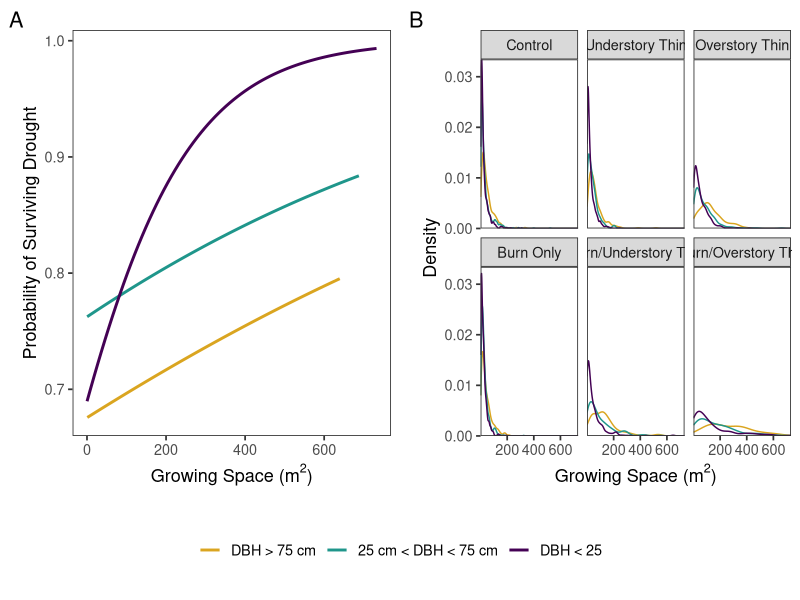
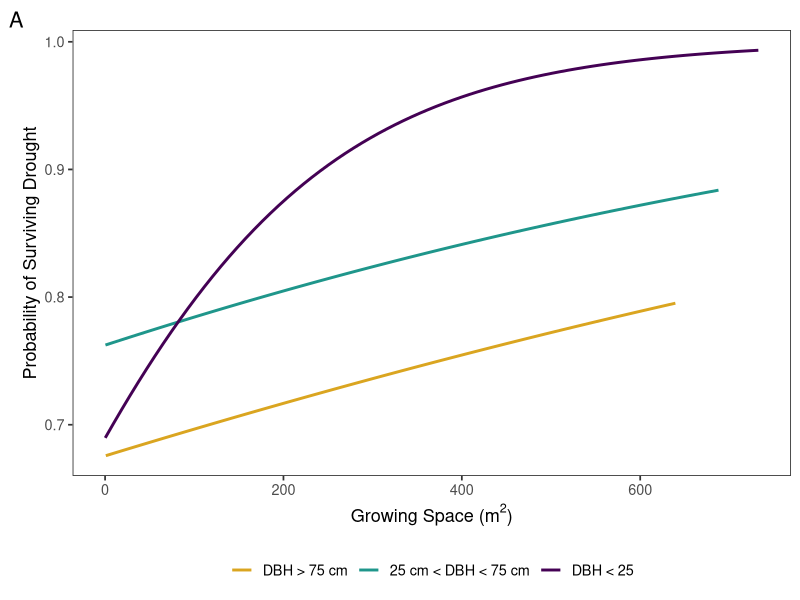
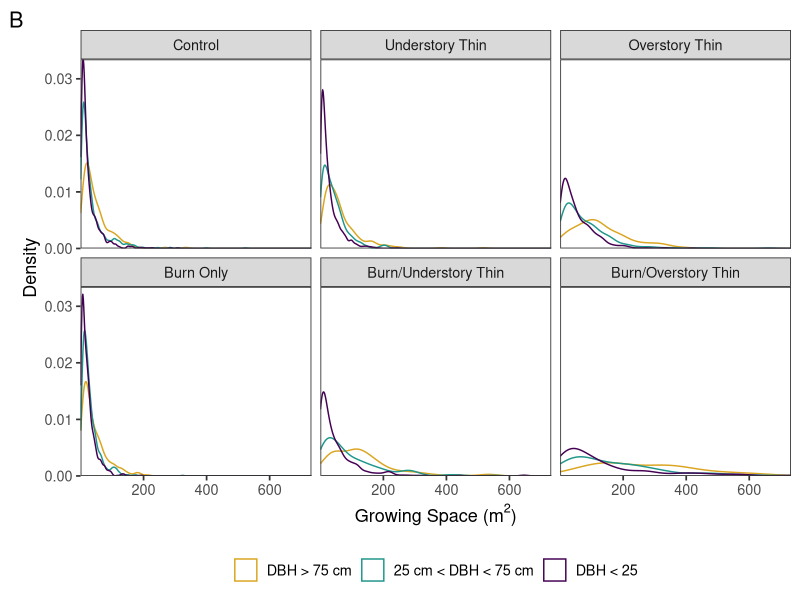
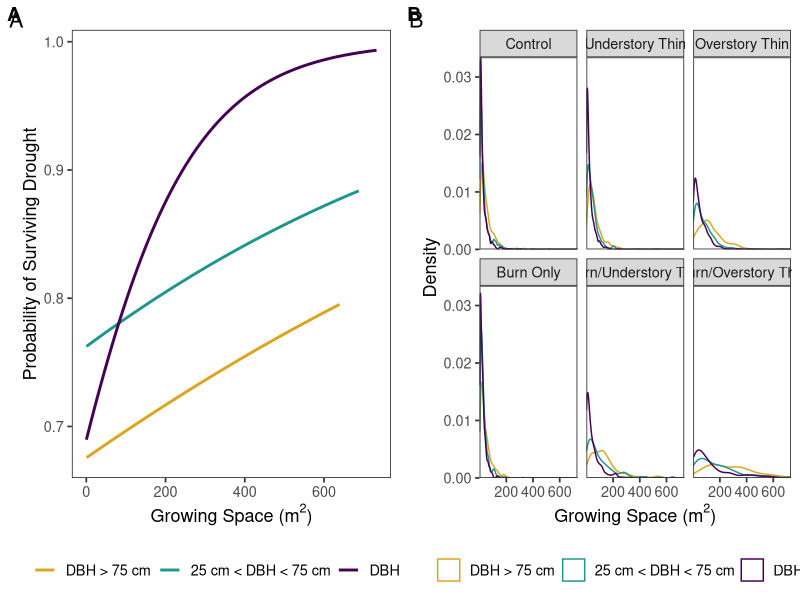

These figures' R source, in order:
#Set working directory
setwd("C:/Users/maris/Desktop/TEAK Carbon Manuscript Code (Feb)")
library(ggplot2)
library(ggsci)
library(data.table)


#Figure 1 - Logistic Regression of Survival Probability
ddd <- read.csv("ddd_800.csv")

ddd$Size <- NA
ddd[which(ddd$DBH_11 < 75 | ddd$DBH_11 > 25), "Size"] <- "Medium"
ddd[which(ddd$DBH_11 > 75), "Size"] <- "Large"
ddd[which(ddd$DBH_11 < 25), "Size"] <- "Small"

ddd$Area <- as.numeric(ddd$Area)
ddd$Treatment <- as.factor(ddd$Treatment)

ddd$SDD <- NA
ddd[which(ddd$DDD == "1"), "SDD"] <- 0
ddd[which(ddd$DDD == "0"), "SDD"] <- 1
ddd$sizeclass <- as.factor(ddd$sizeclass)

treatments <- c('bc' = "Burn/Understory Thin", 'bn' = "Burn Only", 'bs' = 'Burn/Overstory Thin', 'uc'= "Understory Thin", 'un'="Control", 'us'="Overstory Thin")

ddd$Treatment_ordered <- factor(ddd$Treatment, levels=c('un', 'uc','us', 'bn', 'bc', 'bs'))

p <-ggplot(ddd, aes(x=Growing.Space, y=SDD, colour=Size, group=Size)) + stat_smooth(method="glm", method.args=list(family="binomial"), se=FALSE)+ 
  ylab("Probability of Surviving Drought") +
  xlab(expression(paste("Growing Space (", m^2, ")")))+
  scale_color_manual(labels = c("DBH > 75 cm", "25 cm < DBH < 75 cm", "DBH < 25"), values=c( "goldenrod", "#1F968BFF", "#440154FF"))+
  labs(tag="A")

size_log <- p + theme_bw(base_size=13) + theme(legend.title=element_blank()) + theme(panel.grid.major = element_blank(),panel.grid.minor = element_blank(), axis.line = element_blank())+
  theme(legend.position="bottom", legend.direction="horizontal", legend.spacing.x= unit(0.5, 'cm'))

ggsave("SurvivalRegression(no facet).png", plot=size_log, width= 8, height= 6, dpi = 500)

#Creating a density distribution using geom_density
p <- ggplot(ddd, aes(Growing.Space, color=Size)) + geom_density()+
  ylab("Density")+
  xlab(expression(paste("Growing Space (", m^2, ")")))+
  scale_color_manual(labels = c("DBH > 75 cm", "25 cm < DBH < 75 cm", "DBH < 25"), values=c( "goldenrod", "#1F968BFF", "#440154FF"))+
  facet_wrap(~Treatment_ordered, labeller = as_labeller(treatments))+
  labs(tag="B")

p <- p + scale_x_continuous(expand = c(0, 0)) + scale_y_continuous(expand = c(0, 0))


dens_area <- p + theme_bw(base_size=13) + theme(legend.title=element_blank()) + 
  theme(panel.grid.major = element_blank(),panel.grid.minor = element_blank(), axis.line = element_blank())+
  theme(legend.position="bottom", legend.direction="horizontal", legend.spacing.x= unit(0.5, 'cm'))

ggsave("densitydistribution.png", plot=dens_area, width= 8, height= 6, dpi = 500)

#Saving the Survival Regression and Density Distribution as a two part figure
library(cowplot)

fig1 <- plot_grid(size_log, dens_area, labels = "AUTO", ncol=2)


ggsave("Figure1.jpeg", plot=fig1, width= 12, height= 6, dpi = 600)

library(gridExtra)
library(ggpubr)

g_legend<-function(a.gplot){
  tmp <- ggplot_gtable(ggplot_build(a.gplot))
  leg <- which(sapply(tmp$grobs, function(x) x$name) == "guide-box")
  legend <- tmp$grobs[[leg]]
  return(legend)}

mylegend<-g_legend(size_log)


p3 <- grid.arrange(arrangeGrob(size_log + theme(legend.position="none"),
                               dens_area + theme(legend.position="none"),
                               nrow=1),

                   mylegend, nrow=2,heights=c(10, 2))


ggsave("Figure1.jpeg", plot=p3, width= 12, height= 6, dpi = 500)


